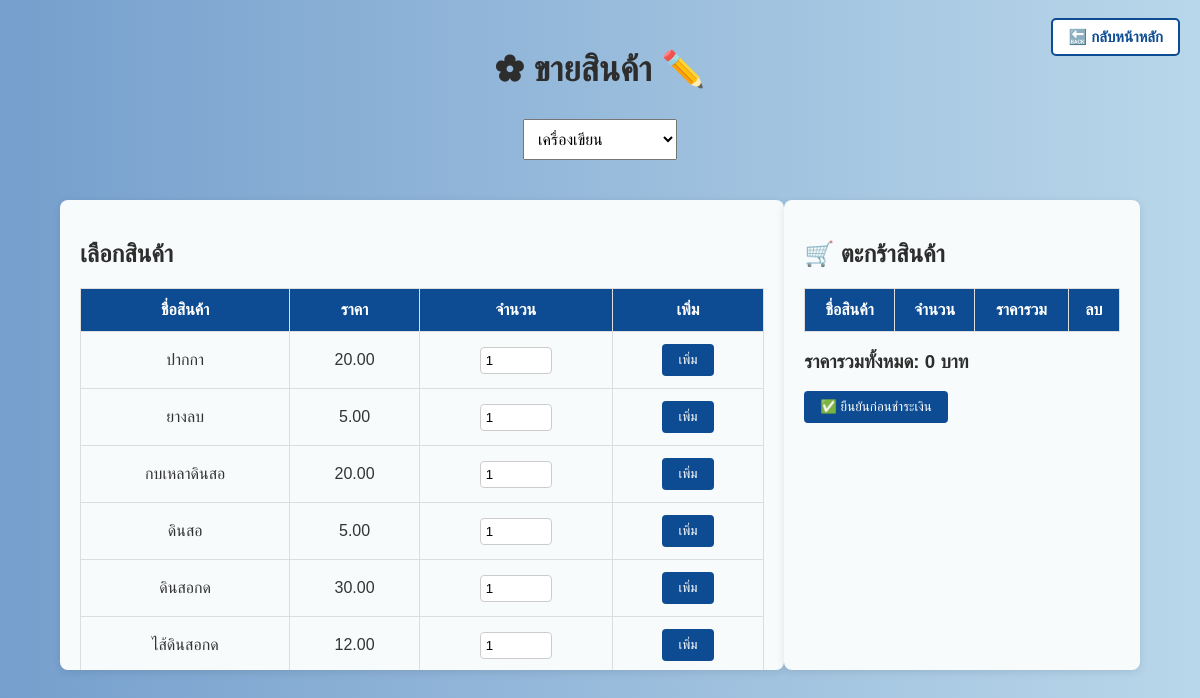
/sell.php?c_ID=1 (signed in), run on the app's committed database.
### tables this page shows
CREATE TABLE `product` (
  `p_ID` int(11) NOT NULL,
  `p_name` varchar(255) NOT NULL,
  `p_detail` text DEFAULT NULL,
  `p_price` decimal(10,2) NOT NULL,
  `p_total` int(11) NOT NULL,
  `c_ID` int(11) DEFAULT NULL
);

### sell.php (the view, shortened to what this page needs)
<?php
include 'db.php';
$sql_cat = "SELECT * FROM Categories";
$categories = $conn->query($sql_cat);
$c_ID = isset($_GET['c_ID']) ? $_GET['c_ID'] : '';
$sql = "SELECT * FROM Product WHERE p_total > 0";
if (!empty($c_ID)) {
    $sql .= " AND c_ID = '$c_ID'";
}
$products = $conn->query($sql);
?>
<!DOCTYPE html>
<html lang="th">
<head>
</head>
<body>
<h2 style="text-align: center; padding-top: 20px; font-size: 35px; font-weight: bold;">✿ ขายสินค้า ✏️</h2>
    <div style="text-align: center;">
    <a href="index.php" class="back-home">🔙 กลับหน้าหลัก</a>
    </div>
    <form method="GET" style="text-align: center; margin-bottom: 20px;">
        <select name="c_ID" onchange="this.form.submit()" style="padding: 10px; font-size: 16px;">
            <?php while ($row = $categories->fetch_assoc()) { ?>
                <option value="<?= $row['c_ID'] ?>" <?= ($c_ID == $row['c_ID']) ? 'selected' : '' ?>>
                    <?= $row['c_name'] ?>
                </option>
            <?php } ?>
        </select>
    </form>
    <div class="container">
        <div class="product-list">
            <h2>เลือกสินค้า</h2>
            <div class="product-table-container">
                <table>
                    <thead>
                        <tr>
                            <th>ชื่อสินค้า</th>
                            <th>ราคา</th>
                            <th>จำนวน</th>
                            <th>เพิ่ม</th>
                        </tr>
                    </thead>
                    <tbody>
                        <?php while ($row = $products->fetch_assoc()) { ?>
                            <tr>
                                <td><?= $row['p_name'] ?></td>
                                <td><?= number_format($row['p_price'], 2) ?></td>
                                <td><input type="number" id="qty_<?= $row['p_ID'] ?>" value="1" min="1" max="<?= $row['p_total'] ?>"></td>
                                <td><button onclick="addToCart(<?= $row['p_ID'] ?>, '<?= $row['p_name'] ?>', <?= $row['p_price'] ?>, <?= $row['p_total'] ?>)">เพิ่ม</button></td>
                            </tr>
                        <?php } ?>
                    </tbody>
                </table>
            </div>
        </div>
        <div class="cart-container">
            <h2>🛒 ตะกร้าสินค้า</h2>
            <div class="cart-table-container">
                <table id="cart">
                    <thead>
                        <tr>
                            <th>ชื่อสินค้า</th>
                            <th>จำนวน</th>
                            <th>ราคารวม</th>
                            <th>ลบ</th>
                        </tr>
                    </thead>
                </table>
            </div>
            <h3>ราคารวมทั้งหมด: <span id="total_price">0</span> บาท</h3>
            <button onclick="confirmCheckout()">✅ ยืนยันก่อนชำระเงิน</button>
        </div>
    </div>
</body>
</html>

### sell.php (style rules this page uses)
body { font-family: 'Arial', sans-serif; background: linear-gradient(to right, #769FCD, #B9D7EA); color: #333; margin: 0; padding: 0; }
h2, h3 { color: #2d2d2d; }
a { text-decoration: none; color: #2d2d2d; }
.container { display: flex; justify-content: space-between; padding: 20px; width: 90%; margin: auto; }
.product-list { width: 65%; background-color: #F7FBFC; padding: 20px; border-radius: 8px; box-shadow: 0 2px 8px rgba(0, 0, 0, 0.1); height: 430px; overflow-y: auto; }
.product-table-container { margin-top: 20px; }
table { width: 100%; border-collapse: collapse; }
thead { background-color: #0D4C92; }
th, td { padding: 12px; text-align: center; border: 1px solid #ddd; }
th { background-color: #0D4C92 !important; color: white !important; font-weight: bold; }
input[type="number"] { width: 60px; padding: 5px; border-radius: 4px; border: 1px solid #ccc; }
button { background-color: #0D4C92; color: white; padding: 8px 16px; border: none; border-radius: 4px; cursor: pointer; transition: background-color 0.3s ease; }
.cart-container { width: 30%; background-color: #F7FBFC; padding: 20px; border-radius: 8px; box-shadow: 0 2px 8px rgba(0, 0, 0, 0.1); height: 430px; overflow-y: auto; }
.cart-table-container { margin-top: 20px; }
.cart-container table { margin-top: 20px; }
.cart-container th, .cart-container td { padding: 12px; }
.back-home { position: absolute; top: 18px; right: 20px; font-size: 15px; padding: 8px 15px; border: 2px solid #0D4C92; border-radius: 5px; background-color: white; color: #0D4C92; font-weight: bold; transition: all 0.3s ease; }

### data on the page
product: p_name "ปากกา", p_price "20.00", p_ID "1"
product: p_name "ยางลบ", p_price "5.00"
product: p_name "กบเหลาดินสอ", p_price "20.00"
product: p_name "ดินสอ", p_price "5.00"
product: p_name "ดินสอกด", p_price "30.00"
product: p_name "ไส้ดินสอกด", p_price "12.00"

### other printed values
form field c_ID "เครื่องเขียน"
